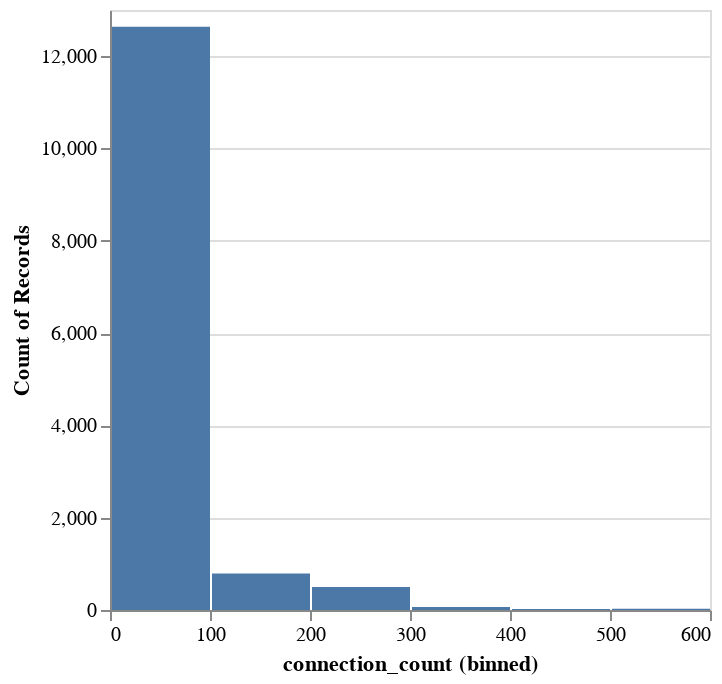

The code cell stored with this chart in its notebook:
### Code cell
df["connection_count"].plot.hist()

### Figure 1 — Vega specification as saved in the notebook (floating-point values rounded to 4 significant figures)
{"$schema": "https://vega.github.io/schema/vega/v5.json", "data": [{"name": "param_4_store"}, {"name": "source_0", "values": [{"__count": 12636, "bin_maxbins_10_connection_count": 0.0, "bin_maxbins_10_connection_count_end": 100.0}, {"__count": 499, "bin_maxbins_10_connection_count": 200.0, "bin_maxbins_10_connection_count_end": 300.0}, {"__count": 792, "bin_maxbins_10_connection_count": 100.0, "bin_maxbins_10_connection_count_end": 200.0}, {"__count": 25, "bin_maxbins_10_connection_count": 500.0, "bin_maxbins_10_connection_count_end": 600.0}, {"__count": 65, "bin_maxbins_10_connection_count": 300.0, "bin_maxbins_10_connection_count_end": 400.0}, {"__count": 19, "bin_maxbins_10_connection_count": 400.0, "bin_maxbins_10_connection_count_end": 500.0}]}, {"name": "source_0_y_domain___count", "values": [{"min": 19, "max": 12636}]}], "signals": [{"name": "bin_maxbins_10_connection_count_bins", "value": {"fields": ["connection_count"], "fname": "bin_connection_count", "start": 0.0, "step": 100.0, "stop": 600.0}}, {"name": "unit", "value": {}, "on": [{"events": "pointermove", "update": "isTuple(group()) ? group() : unit"}]}, {"name": "param_4", "update": "vlSelectionResolve(\"param_4_store\", \"union\")"}, {"name": "param_4_connection_count", "on": [{"events": [{"source": "view", "type": "dblclick"}], "update": "null"}, {"events": {"signal": "param_4_translate_delta"}, "update": "panLinear(param_4_translate_anchor.extent_x, -param_4_translate_delta.x / width)"}, {"events": {"signal": "param_4_zoom_delta"}, "update": "zoomLinear(domain(\"x\"), param_4_zoom_anchor.x, param_4_zoom_delta)"}]}, {"name": "param_4_tuple", "on": [{"events": [{"signal": "param_4_connection_count"}], "update": "param_4_connection_count ? {unit: \"\", fields: param_4_tuple_fields, values: [param_4_connection_count]} : null"}]}, {"name": "param_4_tuple_fields", "value": [{"field": "connection_count", "channel": "x", "type": "R"}]}, {"name": "param_4_translate_anchor", "value": {}, "on": [{"events": [{"source": "scope", "type": "pointerdown"}], "update": "{x: x(unit), y: y(unit), extent_x: domain(\"x\")}"}]}, {"name": "param_4_translate_delta", "value": {}, "on": [{"events": [{"source": "window", "between": [{"source": "scope", "type": "pointerdown"}, {"source": "window", "type": "pointerup"}], "type": "pointermove", "consume": true}], "update": "{x: param_4_translate_anchor.x - x(unit), y: param_4_translate_anchor.y - y(unit)}"}]}, {"name": "param_4_zoom_anchor", "on": [{"events": [{"source": "scope", "type": "wheel", "consume": true}], "update": "{x: invert(\"x\", x(unit)), y: invert(\"y\", y(unit))}"}]}, {"name": "param_4_zoom_delta", "on": [{"events": [{"source": "scope", "type": "wheel", "consume": true}], "update": "pow(1.001, event.deltaY * pow(16, event.deltaMode))", "force": true}]}, {"name": "param_4_modify", "on": [{"events": {"signal": "param_4_tuple"}, "update": "modify(\"param_4_store\", param_4_tuple, true)"}]}], "marks": [{"type": "rect", "name": "marks", "from": {"data": "source_0"}, "encode": {"update": {"fill": {"value": "#4c78a8"}, "x2": {"field": "bin_maxbins_10_connection_count", "scale": "x", "offset": {"signal": "0.5 + (abs(scale(\"x\", datum[\"bin_maxbins_10_connection_count_end\"]) - scale(\"x\", datum[\"bin_maxbins_10_connection_count\"])) < 0.25 ? -0.5 * (0.25 - (abs(scale(\"x\", datum[\"bin_maxbins_10_connection_count_end\"]) - scale(\"x\", datum[\"bin_maxbins_10_connection_count\"])))) : 0.5)"}}, "y2": {"value": 0, "scale": "y"}, "tooltip": {"signal": "{\"connection_count (binned)\": !isValid(datum[\"bin_maxbins_10_connection_count\"]) || !isFinite(+datum[\"bin_maxbins_10_connection_count\"]) ? \"null\" : format(datum[\"bin_maxbins_10_connection_count\"], \"\") + \" – \" + format(datum[\"bin_maxbins_10_connection_count_end\"], \"\"), \"Count of Records\": format(datum[\"__count\"], \"\")}"}, "y": {"field": "__count", "scale": "y"}, "x": {"field": "bin_maxbins_10_connection_count_end", "scale": "x", "offset": {"signal": "0.5 + (abs(scale(\"x\", datum[\"bin_maxbins_10_connection_count_end\"]) - scale(\"x\", datum[\"bin_maxbins_10_connection_count\"])) < 0.25 ? 0.5 * (0.25 - (abs(scale(\"x\", datum[\"bin_maxbins_10_connection_count_end\"]) - scale(\"x\", datum[\"bin_maxbins_10_connection_count\"])))) : -0.5)"}}}}, "clip": true, "style": ["bar"], "interactive": true}], "scales": [{"name": "x", "type": "linear", "domain": {"signal": "[bin_maxbins_10_connection_count_bins.start, bin_maxbins_10_connection_count_bins.stop]"}, "range": [0, {"signal": "width"}], "bins": {"signal": "bin_maxbins_10_connection_count_bins"}, "domainRaw": {"signal": "param_4[\"connection_count\"]"}, "zero": false}, {"name": "y", "type": "linear", "domain": [{"signal": "(data(\"source_0_y_domain___count\")[0] || {}).min"}, {"signal": "(data(\"source_0_y_domain___count\")[0] || {}).max"}], "range": [{"signal": "height"}, 0], "zero": true, "nice": true}], "axes": [{"scale": "y", "zindex": 0, "ticks": false, "domain": false, "grid": true, "labels": false, "aria": false, "tickCount": {"signal": "ceil(height/40)"}, "gridScale": "x", "maxExtent": 0, "orient": "left", "minExtent": 0}, {"scale": "x", "orient": "bottom", "grid": false, "title": "connection_count (binned)", "labelFlush": true, "labelOverlap": true, "tickCount": {"signal": "ceil(width/10)"}, "zindex": 0}, {"scale": "y", "tickCount": {"signal": "ceil(height/40)"}, "grid": false, "labelOverlap": true, "title": "Count of Records", "zindex": 0, "orient": "left"}], "width": 300, "background": "white", "padding": 5, "height": 300, "style": "cell"}
